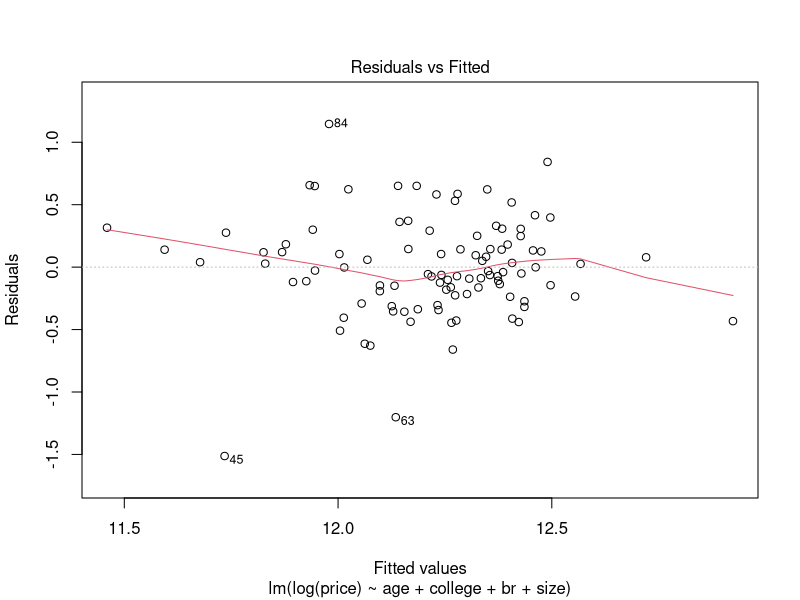
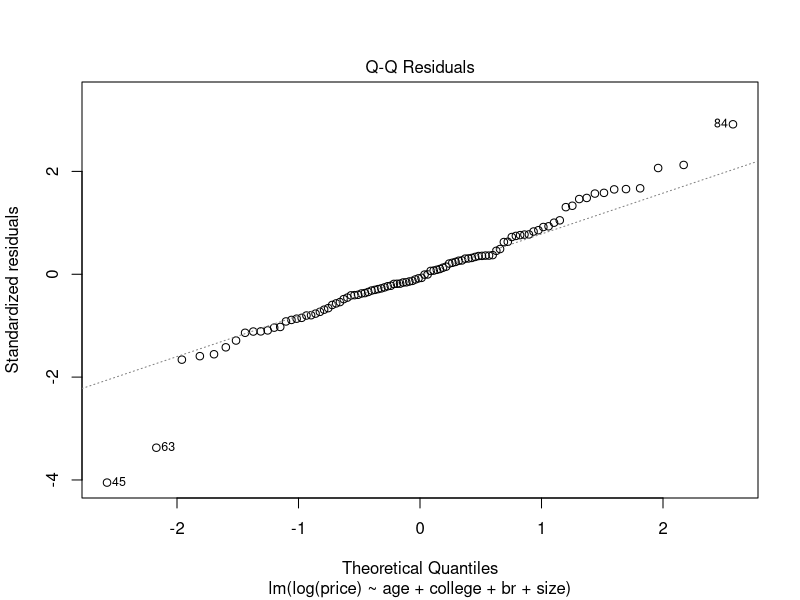
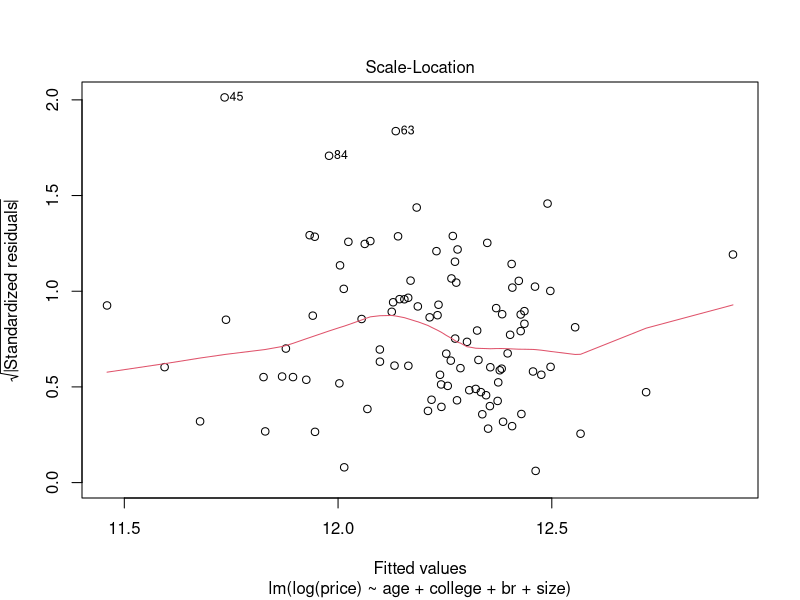
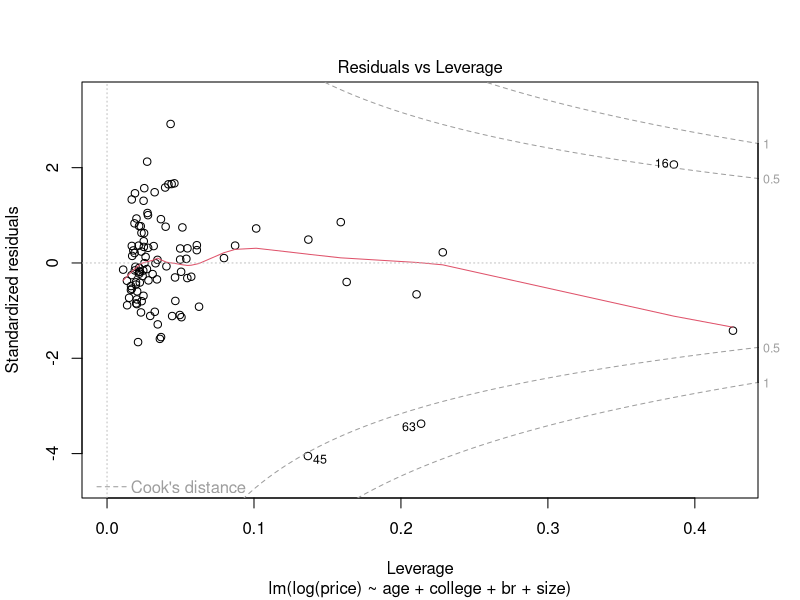
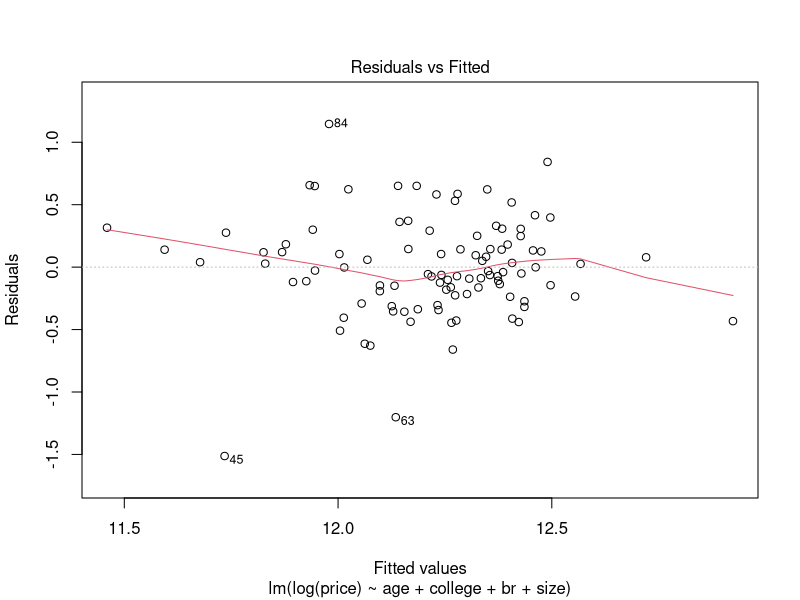
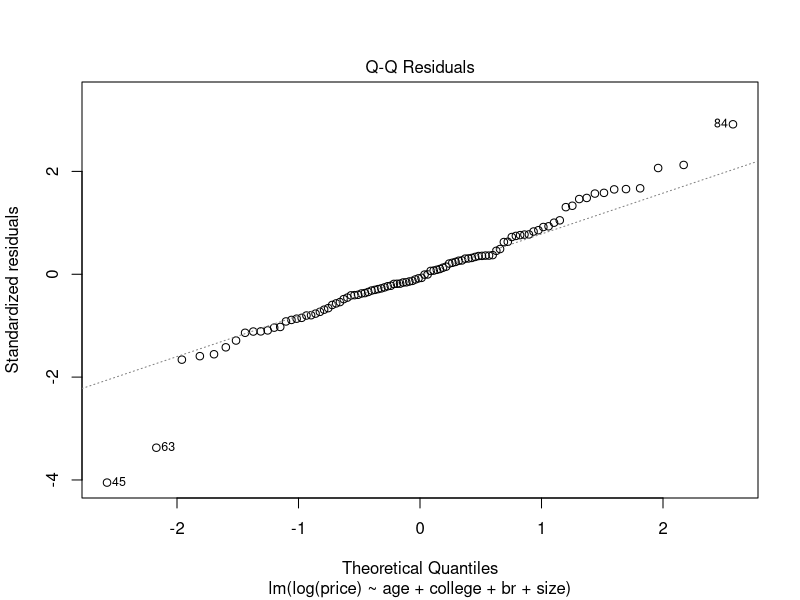
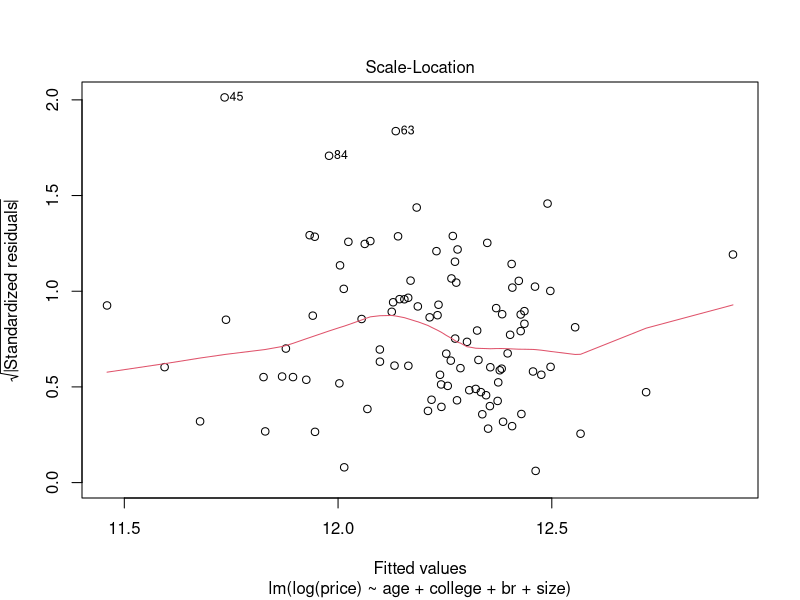
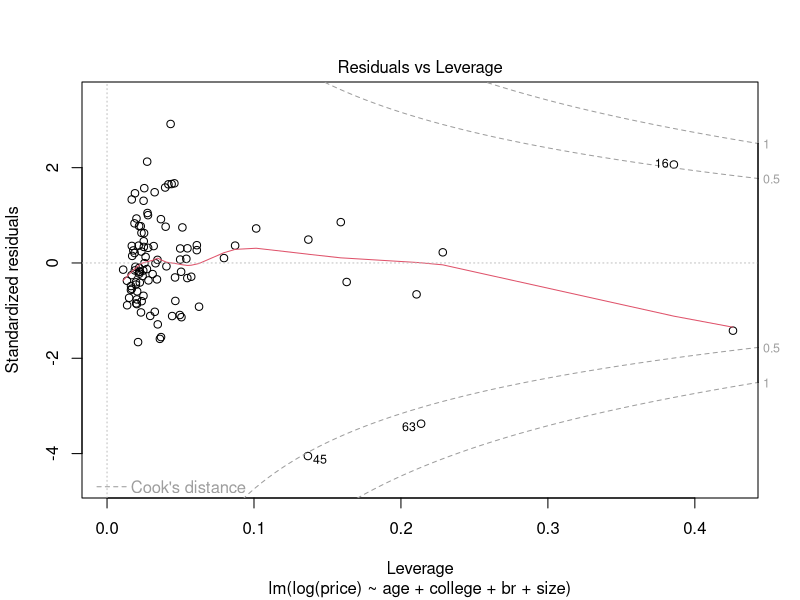

Source code (R) for these figures, in order:
## ---- chunk 1
knitr::opts_chunk$set(echo = TRUE)
## ---- chunk 2
library(MASS)
library(readxl)
data <- read_excel("RealEstate.xls")

## Random sample of 100
index <- sample(c(1:350), size=100, replace =F)
newData <- data[c(index),]
save(newData, file = "newData.Rdata")


# Naming Variables

## Sale Price
price <- newData$`Sale Price`
logPrice <- log(price)

## Age
age <- newData$Age
## Percent College - % in neighborhood who graduated college
college <- newData$`Pct College`
## # of Bedrooms
br <- newData$Bedrooms
## Lot size
size <- newData$`Lot Size`

fullMod <- lm(log(price) ~ age + college + br + size)
stepMod <- stepAIC(fullMod, direction = "both", trace = 1)

summary(stepMod)
plot(stepMod)

finalMod <- lm(log(price) ~ age + college + br + size)
summary(finalMod)
residuals(finalMod)
coefficients(finalMod)
attributes(finalMod)
plot(finalMod)
## ---- chunk 3
plot(pressure)
